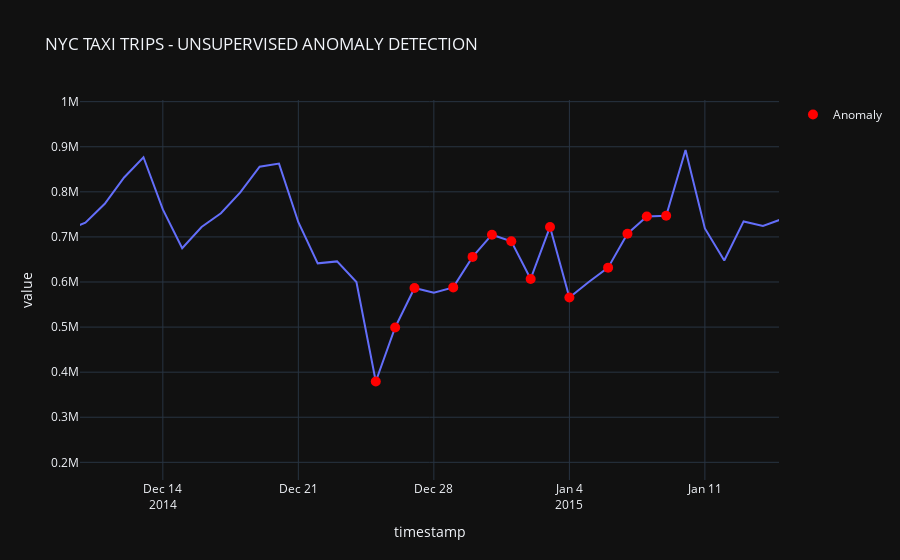

Notebook code for this chart:
### Code cell
import plotly.graph_objects as go
# plot value on y-axis and date on x-axis
fig = px.line(iforest_results, x=iforest_results.index, y="value", title='NYC TAXI TRIPS - UNSUPERVISED ANOMALY DETECTION', template = 'plotly_dark')
# create list of outlier_dates
outlier_dates = iforest_results[iforest_results['Anomaly'] == 1].index
# obtain y value of anomalies to plot
y_values = [iforest_results.loc[i]['value'] for i in outlier_dates]
fig.add_trace(go.Scatter(x=outlier_dates, y=y_values, mode = 'markers', 
                name = 'Anomaly', 
                marker=dict(color='red',size=10)))
        
fig.show()

### Figure 1 — Plotly figure (JSON) as saved in the notebook; plotly's stock layout.template omitted (floating-point values rounded to 4 significant figures; data arrays with more than 128 entries replaced by an {"elided": "..."} marker saying what was removed)
{"data": [{"hovertemplate": "timestamp=%{x}<br>value=%{y}<extra></extra>", "legendgroup": "", "line": {"color": "#636efa", "dash": "solid"}, "marker": {"symbol": "circle"}, "mode": "lines", "name": "", "orientation": "v", "showlegend": false, "type": "scatter", "x": {"elided": "215 str values"}, "xaxis": "x", "y": {"elided": "215 int values"}, "yaxis": "y"}, {"marker": {"color": "red", "size": 10}, "mode": "markers", "name": "Anomaly", "type": "scatter", "x": ["2014-12-25T00:00:00", "2014-12-26T00:00:00", "2014-12-27T00:00:00", "2014-12-29T00:00:00", "2014-12-30T00:00:00", "2014-12-31T00:00:00", "2015-01-01T00:00:00", "2015-01-02T00:00:00", "2015-01-03T00:00:00", "2015-01-04T00:00:00", "2015-01-06T00:00:00", "2015-01-07T00:00:00", "2015-01-08T00:00:00", "2015-01-09T00:00:00", "2015-01-22T00:00:00", "2015-01-25T00:00:00", "2015-01-26T00:00:00", "2015-01-27T00:00:00", "2015-01-28T00:00:00", "2015-01-29T00:00:00", "2015-01-30T00:00:00", "2015-01-31T00:00:00"], "y": [379302, 499102, 586604, 588023, 655665, 704941, 690407, 606716, 722115, 565709, 631877, 707015, 745416, 746839, 739376, 694262, 375311, 232058, 621483, 704935, 800478, 897719]}], "layout": {"autosize": true, "legend": {"tracegroupgap": 0}, "title": {"text": "NYC TAXI TRIPS - UNSUPERVISED ANOMALY DETECTION"}, "xaxis": {"anchor": "y", "autorange": false, "domain": [0, 1], "range": ["2014-12-09 17:18:36.2909", "2015-01-14 19:52:08.3709"], "title": {"text": "timestamp"}, "type": "date"}, "yaxis": {"anchor": "x", "autorange": false, "domain": [0, 1], "range": [160800.0, 1004000.0], "title": {"text": "value"}, "type": "linear"}}}
